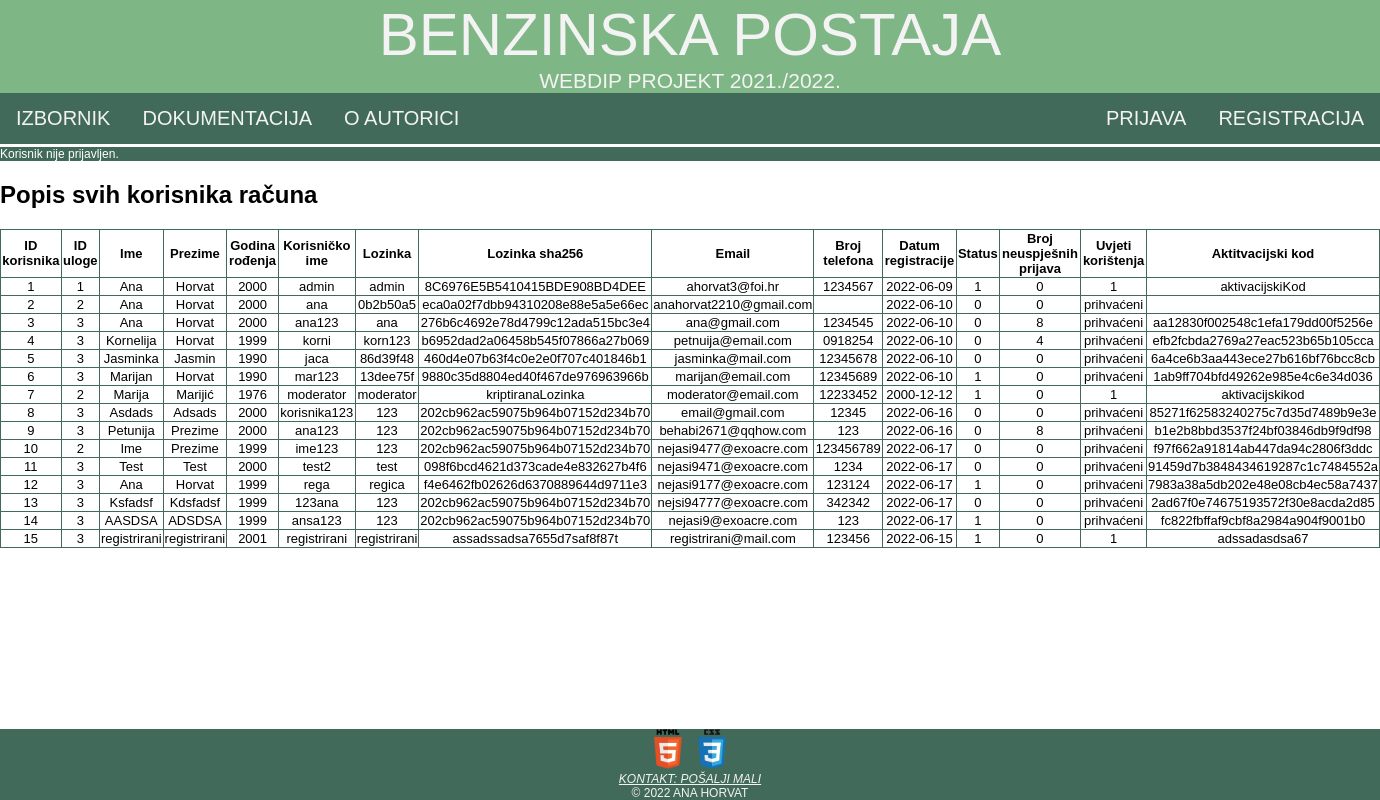
/pregledSvihKorisnika.php, run on the app's committed database.
### tables this page shows
CREATE TABLE `korisnik` (
  `id_korisnika` int(11) NOT NULL,
  `id_uloge` int(11) NOT NULL,
  `ime` varchar(45) NOT NULL,
  `prezime` varchar(45) NOT NULL,
  `godina_rodenja` int(11) NOT NULL,
  `korisnicko_ime` varchar(45) NOT NULL,
  `lozinka` varchar(45) NOT NULL,
  `lozinka_sha256` varchar(45) NOT NULL,
  `email` varchar(45) NOT NULL,
  `broj_telefona` varchar(45) NOT NULL,
  `datum_registracije` date NOT NULL,
  `status` tinyint(1) NOT NULL,
  `broj_neuspjesnih_prijava` int(11) NOT NULL,
  `uvjeti_koristenja` varchar(45) NOT NULL,
  `aktivacijski_kod` varchar(45) NOT NULL
);

### class/baza.class.php (called while the page is built, shortened)
<?php
class Baza {
    private $veza = null;
    function spojiDB() {
        $this->veza = new mysqli(self::server, self::korisnik, self::lozinka, self::baza);
        $this->veza->set_charset("utf8");
        return $this->veza;
    }
    function selectDB($upit) {
        $rezultat = $this->veza->query($upit);
        return $rezultat;
    }
}
?>

### pregledSvihKorisnika.php (the view, shortened to what this page needs)
<?php
$adresa = $_SERVER["HTTP_HOST"] . $_SERVER["REQUEST_URI"];
require("./class/baza.class.php");
$baza = new Baza();
$upit = "SELECT * FROM korisnik";
$baza->spojiDB();
$rezultat = $baza->selectDB($upit);
$tablica = "<table style='width:100%'><tr><th>ID korisnika</th><th>ID uloge</th><th>Ime</th><th>Prezime</th><th>Godina rođenja</th><th>Korisničko ime</th><th>Lozinka</th><th>Lozinka sha256</th><th>Email</th><th>Broj telefona</th><th>Datum registracije</th><th>Status</th><th>Broj neuspješnih prijava</th><th>Uvjeti korištenja</th><th>Aktitvacijski kod</th></tr>\n";
while (list($id_korisnika,$id_uloge,$ime,$prezime,$godina_rodenja,$korisnicko_ime,$lozinka,$lozinka_sha256,$email,$broj_telefona,$datum_registracije,$status,$broj_neuspjesnih_prijava,$uvjeti_koristenja,$aktivacijski_kod) = $rezultat->fetch_array()){
    $tablica.= "<tr><td>$id_korisnika</td><td>$id_uloge</td><td>$ime</td><td>$prezime</td><td>$godina_rodenja</td><td>$korisnicko_ime</td><td>$lozinka</td><td>$lozinka_sha256</td><td>$email</td><td>$broj_telefona</td><td>$datum_registracije</td><td>$status</td><td>$broj_neuspjesnih_prijava</td><td>$uvjeti_koristenja</td><td>$aktivacijski_kod</td></tr>\n";
}
$tablica.= "</table>\n";
?>
<!DOCTYPE html>
<html>
<head>
    <link rel="stylesheet" href="./css/ahorvat3.css" type="text/css" media="screen">
    <link rel="stylesheet" href="./css/print.css" type="text/css" media="print">
</head>
<body>
    <header id="zaglavlje">
        <a class="naslov" href="./index.php">Benzinska postaja</a>
        <br>
        <a class="opis">WebDiP projekt 2021./2022.</a>
    </header>
    <nav>
        <ul id="navigacija">
            <li class="lijevo"><a href="izbornik.php">Izbornik</a></li>
            <li class="lijevo"><a href="dokumentacija.html">Dokumentacija</a></li>
            <li class="lijevo"><a href="o_autoru.html">O autorici</a></li>
            <li class="desno"><a href="registracija.php">Registracija</a></li>
            <li class="desno"><a href="./prijava.php">Prijava</a></li>
        </ul>
    </nav>
    <?php
    if (isset($_SESSION['korisnik'])) {
        echo "<a id=\"prijavljenkor\" href=\"odjava.php\">Trenutno ste prijavljeni kao korisnik $_SESSION[korisnik]. Kliknite ovdje za odjavu.</a>";
    } else {
        echo "<a id=\"prijavljenkor\">Korisnik nije prijavljen.</a>";
    }
    ?>
    <h2>Popis svih korisnika računa</h2>
    <?php
        echo $tablica;
    ?>
    <br><br>
    <footer id="podnozje">
        <a href="https://validator.w3.org/check?uri=<?php echo $adresa ?>" target="_blank"><img class="validacija" src="./materijali/HTML5.png" alt="HTML5 validacija"></a>
        <a href="https://jigsaw.w3.org/css-validator/validator?uri=<?php echo $adresa ?>" target="_blank"> <img class="validacija" src="./materijali/CSS3.png" alt="CSS3 validacija"></a>
        <address>
            <a href="mailto:ahorvat3@foi.hr">Kontakt: pošalji mali</a>
        </address>
        <a>&copy; 2022 Ana Horvat</a>
    </footer>
</body>
</html>

### css/ahorvat3.css (style rules this page uses)
html { font-family: 'Trebuchet MS', 'Lucida Sans Unicode', 'Lucida Grande', 'Lucida Sans', Arial, sans-serif; background-color: #FFFFFF; }
body { width: 100%; margin: 0em; padding: 0em; height: 100%; }
#zaglavlje { background-color: #7FB685; text-align: center; color: #F3F3F3; text-transform: uppercase; }
.naslov { font-size: 60px; text-decoration: none; color: #F3F3F3; }
.opis { font-size: 21px; }
#navigacija { list-style-type: none; margin: 0; padding: 0; overflow: hidden; background-color: #426A5A; }
#navigacija li.lijevo { float: left; }
#navigacija li.desno { float: right; }
#navigacija li a { display: block; color: #F3F3F3; text-align: center; padding: 14px 16px; text-decoration: none; text-transform: uppercase; font-size: 20px; }
#podnozje { font-size: 12px; background-color: #426A5A; text-align: center; color: #F3F3F3; text-transform: uppercase; text-decoration: none; position: fixed; bottom: 0; width: 100%; }
#podnozje a { color: #F3F3F3; }
.validacija { height: 40px; width: 40px; }
.lijevo { text-align: left; }
#prijavljenkor { border-top-color: white; border-top-style: solid; display: block; background-color: #426A5A; color:white; text-decoration: none; text-align: left; font-size: 12px; }
table, th, td { border: 1px solid #426A5A ; border-collapse: collapse; text-align: center; font-size: small; }

### css/print.css (style rules this page uses)
html { background: white; color: black; font-size: 10px; }
#zaglavlje { display: none; }
#podnozje { display: none; }
#navigacija { display: none; }
a { display: none; }

### data on the page
korisnik: id_korisnika "1", id_uloge "1", ime "Ana", prezime "Horvat", godina_rodenja "2000", korisnicko_ime "admin", lozinka "admin", lozinka_sha256 "8C6976E5B5410415BDE908BD4DEE", email "ahorvat3@foi.hr", broj_telefona "1234567", datum_registracije "2022-06-09", status "1", broj_neuspjesnih_prijava "0", uvjeti_koristenja "1", aktivacijski_kod "aktivacijskiKod"
korisnik: id_korisnika "2", id_uloge "2", ime "Ana", prezime "Horvat", godina_rodenja "2000", korisnicko_ime "ana", lozinka "0b2b50a5", lozinka_sha256 "eca0a02f7dbb94310208e88e5a5e66ec", email "anahorvat2210@gmail.com", datum_registracije "2022-06-10", status "0", broj_neuspjesnih_prijava "0", uvjeti_koristenja "prihvaćeni"
korisnik: id_korisnika "3", id_uloge "3", ime "Ana", prezime "Horvat", godina_rodenja "2000", korisnicko_ime "ana123", lozinka "ana", lozinka_sha256 "276b6c4692e78d4799c12ada515bc3e4", email "ana@gmail.com", broj_telefona "1234545", datum_registracije "2022-06-10", status "0", broj_neuspjesnih_prijava "8", uvjeti_koristenja "prihvaćeni", aktivacijski_kod "aa12830f002548c1efa179dd00f5256e"
korisnik: id_korisnika "4", id_uloge "3", ime "Kornelija", prezime "Horvat", godina_rodenja "1999", korisnicko_ime "korni", lozinka "korn123", lozinka_sha256 "b6952dad2a06458b545f07866a27b069", email "petnuija@email.com", broj_telefona "0918254", datum_registracije "2022-06-10", status "0", broj_neuspjesnih_prijava "4", uvjeti_koristenja "prihvaćeni", aktivacijski_kod "efb2fcbda2769a27eac523b65b105cca"
korisnik: id_korisnika "5", id_uloge "3", ime "Jasminka", prezime "Jasmin", godina_rodenja "1990", korisnicko_ime "jaca", lozinka "86d39f48", lozinka_sha256 "460d4e07b63f4c0e2e0f707c401846b1", email "jasminka@mail.com", broj_telefona "12345678", datum_registracije "2022-06-10", status "0", broj_neuspjesnih_prijava "0", uvjeti_koristenja "prihvaćeni", aktivacijski_kod "6a4ce6b3aa443ece27b616bf76bcc8cb"
korisnik: id_korisnika "6", id_uloge "3", ime "Marijan", prezime "Horvat", godina_rodenja "1990", korisnicko_ime "mar123", lozinka "13dee75f", lozinka_sha256 "9880c35d8804ed40f467de976963966b", email "marijan@email.com", broj_telefona "12345689", datum_registracije "2022-06-10", status "1", broj_neuspjesnih_prijava "0", uvjeti_koristenja "prihvaćeni", aktivacijski_kod "1ab9ff704bfd49262e985e4c6e34d036"
korisnik: id_korisnika "7", id_uloge "2", ime "Marija", prezime "Marijić", godina_rodenja "1976", korisnicko_ime "moderator", lozinka "moderator", lozinka_sha256 "kriptiranaLozinka", email "moderator@email.com", broj_telefona "12233452", datum_registracije "2000-12-12", status "1", broj_neuspjesnih_prijava "0", uvjeti_koristenja "1", aktivacijski_kod "aktivacijskikod"
korisnik: id_korisnika "8", id_uloge "3", ime "Asdads", prezime "Adsads", godina_rodenja "2000", korisnicko_ime "korisnika123", lozinka "123", lozinka_sha256 "202cb962ac59075b964b07152d234b70", email "email@gmail.com", broj_telefona "12345", datum_registracije "2022-06-16", status "0", broj_neuspjesnih_prijava "0", uvjeti_koristenja "prihvaćeni", aktivacijski_kod "85271f62583240275c7d35d7489b9e3e"
korisnik: id_korisnika "9", id_uloge "3", ime "Petunija", prezime "Prezime", godina_rodenja "2000", korisnicko_ime "ana123", lozinka "123", lozinka_sha256 "202cb962ac59075b964b07152d234b70", email "behabi2671@qqhow.com", broj_telefona "123", datum_registracije "2022-06-16", status "0", broj_neuspjesnih_prijava "8", uvjeti_koristenja "prihvaćeni", aktivacijski_kod "b1e2b8bbd3537f24bf03846db9f9df98"
korisnik: id_korisnika "10", id_uloge "2", ime "Ime", prezime "Prezime", godina_rodenja "1999", korisnicko_ime "ime123", lozinka "123", lozinka_sha256 "202cb962ac59075b964b07152d234b70", email "nejasi9477@exoacre.com", broj_telefona "123456789", datum_registracije "2022-06-17", status "0", broj_neuspjesnih_prijava "0", uvjeti_koristenja "prihvaćeni", aktivacijski_kod "f97f662a91814ab447da94c2806f3ddc"
korisnik: id_korisnika "11", id_uloge "3", ime "Test", prezime "Test", godina_rodenja "2000", korisnicko_ime "test2", lozinka "test", lozinka_sha256 "098f6bcd4621d373cade4e832627b4f6", email "nejasi9471@exoacre.com", broj_telefona "1234", datum_registracije "2022-06-17", status "0", broj_neuspjesnih_prijava "0", uvjeti_koristenja "prihvaćeni", aktivacijski_kod "91459d7b3848434619287c1c7484552a"
korisnik: id_korisnika "12", id_uloge "3", ime "Ana", prezime "Horvat", godina_rodenja "1999", korisnicko_ime "rega", lozinka "regica", lozinka_sha256 "f4e6462fb02626d6370889644d9711e3", email "nejasi9177@exoacre.com", broj_telefona "123124", datum_registracije "2022-06-17", status "1", broj_neuspjesnih_prijava "0", uvjeti_koristenja "prihvaćeni", aktivacijski_kod "7983a38a5db202e48e08cb4ec58a7437"
korisnik: id_korisnika "13", id_uloge "3", ime "Ksfadsf", prezime "Kdsfadsf", godina_rodenja "1999", korisnicko_ime "123ana", lozinka "123", lozinka_sha256 "202cb962ac59075b964b07152d234b70", email "nejsi94777@exoacre.com", broj_telefona "342342", datum_registracije "2022-06-17", status "0", broj_neuspjesnih_prijava "0", uvjeti_koristenja "prihvaćeni", aktivacijski_kod "2ad67f0e74675193572f30e8acda2d85"
korisnik: id_korisnika "14", id_uloge "3", ime "AASDSA", prezime "ADSDSA", godina_rodenja "1999", korisnicko_ime "ansa123", lozinka "123", lozinka_sha256 "202cb962ac59075b964b07152d234b70", email "nejasi9@exoacre.com", broj_telefona "123", datum_registracije "2022-06-17", status "1", broj_neuspjesnih_prijava "0", uvjeti_koristenja "prihvaćeni", aktivacijski_kod "fc822fbffaf9cbf8a2984a904f9001b0"
korisnik: id_korisnika "15", id_uloge "3", ime "registrirani", prezime "registrirani", godina_rodenja "2001", korisnicko_ime "registrirani", lozinka "registrirani", lozinka_sha256 "assadssadsa7655d7saf8f87t", email "registrirani@mail.com", broj_telefona "123456", datum_registracije "2022-06-15", status "1", broj_neuspjesnih_prijava "0", uvjeti_koristenja "1", aktivacijski_kod "adssadasdsa67"
